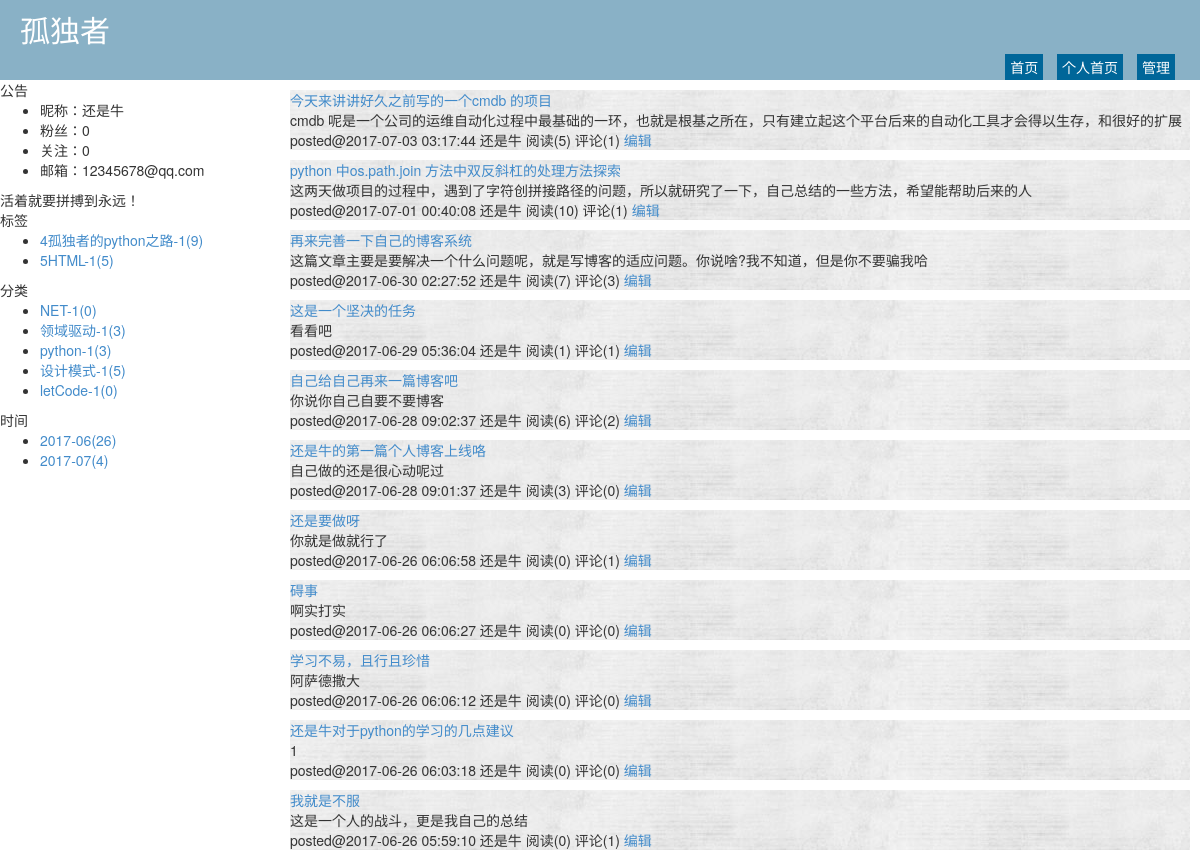
The page /haishiniu.html on the database its author committed.
### repository/models.py (models this page shows, shortened)
class Blog(models.Model):
    nid = models.BigAutoField(primary_key=True)
    title = models.CharField(verbose_name='个人博客标题', max_length=64)
    site = models.CharField(verbose_name='个人博客前缀', max_length=32, unique=True)
    theme = models.CharField(verbose_name='博客主题', max_length=32)
    user = models.OneToOneField(to='UserInfo', to_field='nid')

class UserInfo(models.Model):
    nid = models.BigAutoField(primary_key=True)
    username = models.CharField(verbose_name='用户名',max_length=32,unique=True)
    password = models.CharField(verbose_name='密码',max_length=64)
    nickname = models.CharField(verbose_name='昵称',max_length=32,null=True)
    email = models.EmailField(verbose_name='邮箱',unique=True)
    avatar = models.ImageField(verbose_name='头像',upload_to='static/imgs/avatar',null=True)
    create_time = models.DateTimeField(verbose_name='创建时间',auto_now_add=True)
    fans = models.ManyToManyField(verbose_name='粉丝们',
                                  to='UserInfo',
                                  through='UserFans',
                                  related_name= 'f',
                                  through_fields=('user','follower'))

class Tag(models.Model):
    nid = models.AutoField(primary_key=True)
    title = models.CharField(verbose_name='标签名称', max_length=32)
    blog = models.ForeignKey(verbose_name='所属博客', to='Blog', to_field='nid')

class Category(models.Model):
    nid = models.AutoField(primary_key=True)
    title = models.CharField(verbose_name='分类标题', max_length=32)
    blog = models.ForeignKey(verbose_name='所属博客', to='Blog', to_field='nid')

class Article(models.Model):
    nid = models.BigAutoField(primary_key=True)
    title = models.CharField(verbose_name='文章标题', max_length=128)
    summary = models.CharField(verbose_name='文章简介', max_length=255)
    read_count = models.IntegerField(default=0)
    comment_count = models.IntegerField(default=0)
    up_count = models.IntegerField(default=0)
    down_count = models.IntegerField(default=0)
    create_time = models.DateTimeField(verbose_name='创建时间', auto_now_add=True)
    blog = models.ForeignKey(verbose_name='所属博客', to='Blog', to_field='nid')
    category = models.ForeignKey(verbose_name='文章类型', to='Category', to_field='nid', null=True)
    type_choices = [
        (1, "Python"),
        (2, "Linux"),
        (3, "OpenStack"),
        (4, "Go"),
        (5, "黑科技"),
        (6, "生活感悟"),
    ]
    article_type_id = models.IntegerField(choices=type_choices, default=None)
    tags = models.ManyToManyField(
        to="Tag",
        through='Article2Tag',
        through_fields=('article', 'tag'),
    )

### web/views/home.py (the view)
# urls.py: url(r'^all/(?P<article_type_id>\d+).html$', home.index, name='index'),
def home(request,site):
    print(site)
    blog = models.Blog.objects.filter(site=site).first()
    print(type(blog))
    if not blog:
        return redirect('/')
    tag_list = models.Tag.objects.filter(blog=blog).all()
    category_list = models.Category.objects.filter(blog=blog).all()
    date_list =models.Article.objects.raw(
        'select nid,count(nid) as num ,strftime("%Y-%m",create_time) as ctime from repository_article group by strftime("%Y-%m",create_time)'
    )
    article_list = models.Article.objects.filter(blog=blog).order_by('-nid').all()
    return render(
        request,
        'home.html',
        {
            'blog':blog,
            'tag_list':tag_list,
            'category_list':category_list,
            'date_list':date_list,
            'article_list':article_list,
        }
    )

### templates/home.html
{% extends 'home_layout.html' %}
{% block content %}
<div class="sumary-list">
{% for row in article_list %}
    <div class="summary-item" style="background: url('/static/imgs/background.jpg');margin: 10px">
        <div class="summary-title">
            <a href="/{{ blog.site }}/{{ row.nid }}.html ">{{ row.title }}</a>
        </div>
        <div class="summary-content">
            {{ row.summary }}
        </div>
        <div class="summary-footer">
            <span>posted@{{ row.create_time|date:"Y-m-d H:i:s" }}</span>
            <span>{{ row.blog.user.nickname }}</span>
            <span>阅读({{ row.read_count }})</span>
            <span>评论({{ row.comment_count }})</span>
            <span><a href="/backend/edit-article-{{ row.nid }}.html">编辑</a></span>
        </div>
    </div>
{% endfor %}
</div>
{% endblock %}

### templates/home_layout.html (shortened to what this page needs)
<!DOCTYPE html>
<html lang="en">
<head>
    <link rel="stylesheet" href="/static/plugins/bootstrap/css/bootstrap.css"/>
    <link rel="stylesheet" href="/static/css/theme/{{ blog.theme }}.css"/>
</head>
<body>
<div class="pg-header">
    <div class="title">{{ blog.title }}</div>
    <div class="menu-list">
        <a class="menu-item" href="/">首页</a>
        <a class="menu-item" href="/{{ blog.site }}.html">个人首页</a>
        <a class="menu-item" href="backend/index.html">管理</a>
    </div>
</div>
<div class="pg-body">
    <div class="body-menu">
        <div class="notice">
            <div class="notice-header">公告</div>
            <div class="notice-body">
                <ul>
                    <li>昵称：{{ blog.user.nickname }}</li>
                    <li>粉丝：{{ blog.user.fans.count }}</li>
                    <li>关注：{{blog.user.f.count}}</li>
                    <li>邮箱：{{ blog.user.email }}</li>
                </ul>
                <div class="memo">
                    活着就要拼搏到永远！
                </div>
            </div>
        </div>
        <div class="tags">
            <div class="tags-header">标签</div>
            <div class="tags-body">
                <ul>
                    {% for tag in tag_list %}
                    <li><a href="/{{ blog.site }}/tag/{{ tag.nid }}.html">{{ tag.nid }}{{ tag.title }}({{ tag.article_set.count }})</a></li>
                    {% endfor %}
                </ul>
            </div>
        </div>
        <div class="types">
            <div class="types-heaser">分类</div>
            <div class="types-body">
                <ul>
                    {% for category in category_list %}
                    <li><a href="/{{ blog.site }}/category/{{ category.nid }}.html">{{ category.title }}({{ category.article_set.count }})</a></li>
                    {% endfor %}
                </ul>
            </div>
        </div>
        <div class="dates">
            <div class="dates-header">时间</div>
            <div class="dates-body">
                <ul>
                    {% for tag in date_list %}
                    <li><a href="/{{ blog.site }}/date/{{ tag.ctime }}.html">{{ tag.ctime }}({{ tag.num }})</a></li>
                    {% endfor %}
                </ul>
            </div>
        </div>
    </div>
    <div class="body-content">
        {% block content %}
        {% endblock %}
    </div>
</div>
</body>
</html>

### static/css/theme/default.css (style rules this page uses)
.pg-header { height: 80px; background-color: #89b1c6; position: relative; color: #ffffff; }
.pg-header .title { font-size: 30px; line-height: 60px; margin-left: 20px; }
.pg-header .menu-list { position: absolute; bottom: 0; right: 20px; }
.pg-header .menu-list a { color: #ffffff; display: inline-block; padding: 3px 5px; margin: 0 5px; background-color: #006699; }
.pg-body { min-width: 980px; position: relative; }
.pg-body .body-menu { position: absolute; left: 0; width: 280px; }
.pg-body .body-content { position: absolute; right: 0; left: 280px; overflow: scroll; }

### rows shown on the page
Blog: title "孤独者", user.nickname "还是牛", user.fans.count "0", user.f.count "0", user.email "12345678@qq.com"
Tag: nid "4", title "孤独者的python之路-1", article_set.count "9"
Tag: nid "5", title "HTML-1", article_set.count "5"
Category: title "NET-1", article_set.count "0"
Category: title "领域驱动-1", article_set.count "3"
Category: title "python-1", article_set.count "3"
Category: title "设计模式-1", article_set.count "5"
Category: title "letCode-1", article_set.count "0"
Article: ctime "2017-06", num "26"
Article: ctime "2017-07", num "4"
Article: title "今天来讲讲好久之前写的一个cmdb 的项目", summary "cmdb 呢是一个公司的运维自动化过程中最基础的一环，也就是根基之所在，只有建立起这个平台后来的自动化工具才会得以生存，和很好的扩展", create_time "2017-07-03 03:17:44", blog.user.nickname "还是牛", read_count "5", comment_count "1"
Article: title "python 中os.path.join 方法中双反斜杠的处理方法探索", summary "这两天做项目的过程中，遇到了字符创拼接路径的问题，所以就研究了一下，自己总结的一些方法，希望能帮助后来的人", create_time "2017-07-01 00:40:08", blog.user.nickname "还是牛", read_count "10", comment_count "1"
Article: title "再来完善一下自己的博客系统", summary "这篇文章主要是要解决一个什么问题呢，就是写博客的适应问题。你说啥?我不知道，但是你不要骗我哈", create_time "2017-06-30 02:27:52", blog.user.nickname "还是牛", read_count "7", comment_count "3"
Article: title "这是一个坚决的任务", summary "看看吧", create_time "2017-06-29 05:36:04", blog.user.nickname "还是牛", read_count "1", comment_count "1"
Article: title "自己给自己再来一篇博客吧", summary "你说你自己自要不要博客", create_time "2017-06-28 09:02:37", blog.user.nickname "还是牛", read_count "6", comment_count "2"
Article: title "还是牛的第一篇个人博客上线咯", summary "自己做的还是很心动呢过", create_time "2017-06-28 09:01:37", blog.user.nickname "还是牛", read_count "3", comment_count "0"
Article: title "还是要做呀", summary "你就是做就行了", create_time "2017-06-26 06:06:58", blog.user.nickname "还是牛", read_count "0", comment_count "1"
Article: title "碍事", summary "啊实打实", create_time "2017-06-26 06:06:27", blog.user.nickname "还是牛", read_count "0", comment_count "0"
Article: title "学习不易，且行且珍惜", summary "阿萨德撒大", create_time "2017-06-26 06:06:12", blog.user.nickname "还是牛", read_count "0", comment_count "0"
Article: title "还是牛对于python的学习的几点建议", summary "1", create_time "2017-06-26 06:03:18", blog.user.nickname "还是牛", read_count "0", comment_count "0"
Article: title "我就是不服", summary "这是一个人的战斗，更是我自己的总结", create_time "2017-06-26 05:59:10", blog.user.nickname "还是牛", read_count "0", comment_count "1"
